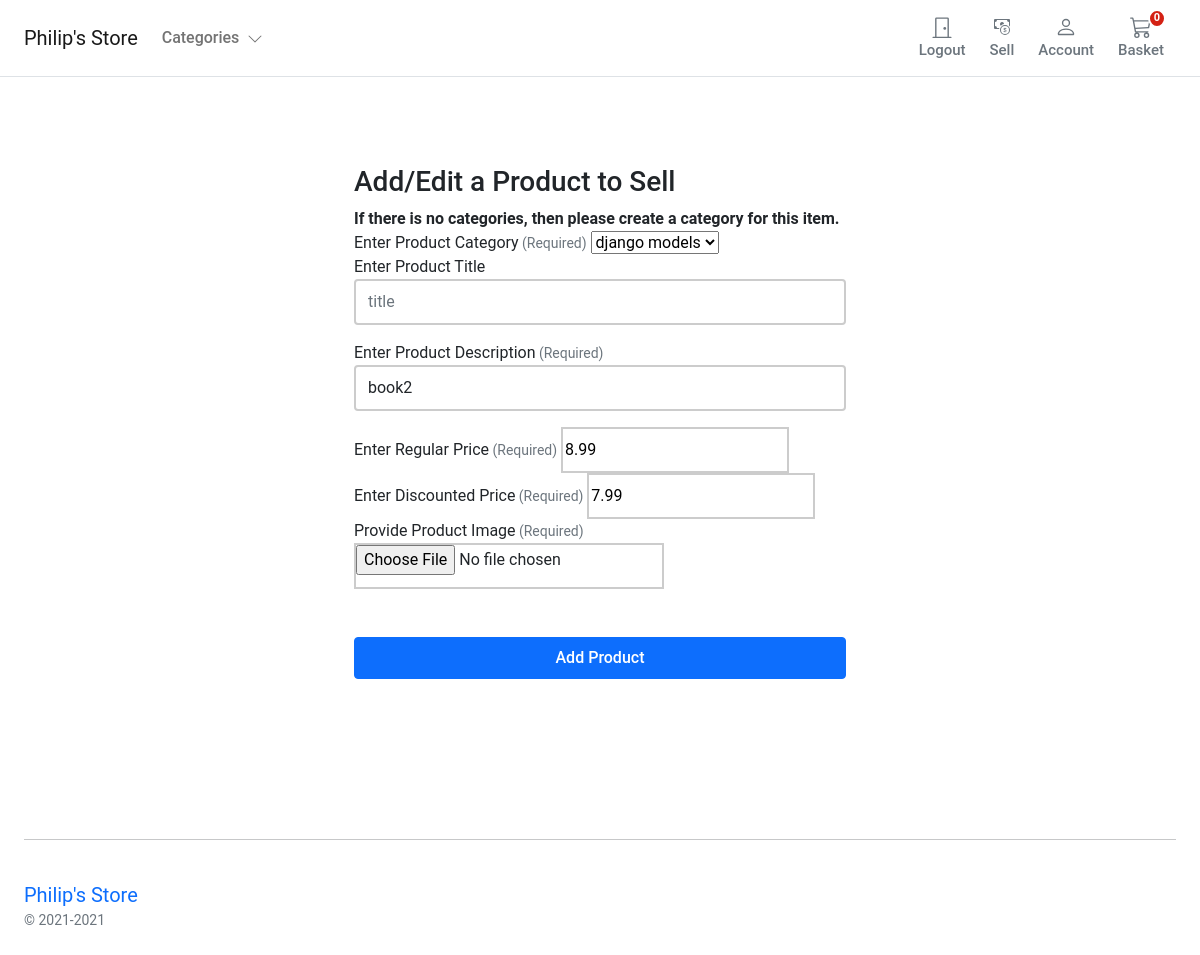
Page /inventory/edit/2/ (signed in) on the earlier database version.
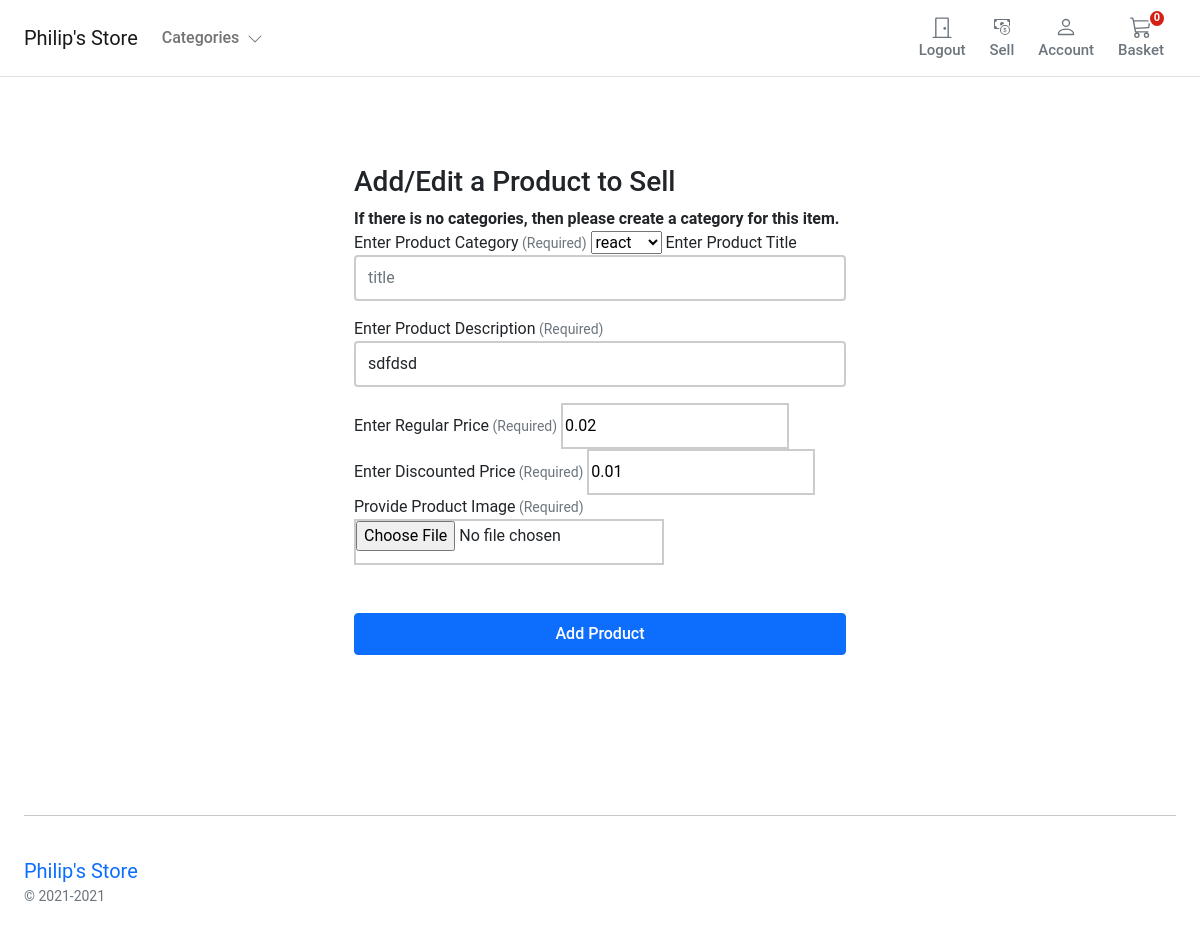
Same page on the later database version.
### store/models.py (models this page shows, shortened)
class Product(models.Model):
    category = models.ForeignKey(Category, on_delete=models.RESTRICT)
    title = models.CharField(
        verbose_name=_("title"),
        help_text=_("Required"),
        max_length=255,
    )
    description = models.TextField(verbose_name=_("description"), help_text=_("Not Required"), blank=True)
    slug = models.SlugField(max_length=255)
    regular_price = models.DecimalField(
        verbose_name=_("Regular price"),
        help_text=_("Maximum 999.99"),
        error_messages={
            "name": {
                "max_length": _("The price must be between 0 and 999.99."),
            },
        },
        max_digits=5,
        decimal_places=2,
    )
    discount_price = models.DecimalField(
        verbose_name=_("Discount price"),
        help_text=_("Maximum 999.99"),
        error_messages={
            "name": {
                "max_length": _("The price must be between 0 and 999.99."),
            },
        },
        max_digits=5,
        decimal_places=2,
    )
    is_active = models.BooleanField(
        verbose_name=_("Product visibility"),
        help_text=_("Change product visibility"),
        default=True,
    )
    created_at = models.DateTimeField(_("Created at"), auto_now_add=True, editable=False)
    updated_at = models.DateTimeField(_("Updated at"), auto_now=True)
    class Meta:
        ordering = ("-created_at",)
        verbose_name = _("Product")
        verbose_name_plural = _("Products")

### inventory/views.py (the view)
# urls.py: path('edit/<slug:id>/', views.inventory_edit, name='inventory_edit'),
def inventory_edit(request, id):
    product = get_object_or_404(Product, pk=id)
    if request.method == 'POST':
        product_add_form = ProductAddForm(request.POST, request.FILES)
        if product_add_form.is_valid():
            Product.objects.filter(pk=id).update(
                category=product_add_form.cleaned_data['category'],
                title=product_add_form.cleaned_data['title'],
                description=product_add_form.cleaned_data['description'],
                regular_price=product_add_form.cleaned_data['regular_price'],
                discount_price=product_add_form.cleaned_data['discount_price'],
            )
            ProductImage.objects.filter(product=product).filter(is_feature=True).update(is_feature=False)
            image = ProductImage.objects.create(
                product=product,
                image=product_add_form.cleaned_data['featured_image'],
                is_feature=True,
            )
            image.save()
            return render(request, 'inventory/product_added.html')
    else:
        product_add_form = ProductAddForm(instance=product)
    return render(request, 'inventory/add_product_inventory.html', {'form': product_add_form})

### basket/basket.py (called while the page is built)
    def __len__(self):
        return sum(item['qty'] for item in self.basket.values())

### basket/context_processors.py (called while the page is built)
def basket(request):
    return {'basket': Basket(request)}

### store/context_processors.py (called while the page is built)
def categories(request):
    return {
        'categories' : Category.objects.filter(level=0)
    }

### store/models.py (called while the page is built)
    def get_absolute_url(self):
        return reverse("store:category_list", args=[self.slug])

    def __str__(self):
        return self.name

### templates/inventory/add_product_inventory.html (shortened to what this page needs)
{% extends "../store/base.html" %}
{% block content %}
<div class="container-fluid">
    <div class="row no-gutter">
        <div class="col-md-12">
            <div class="login d-flex align-items-center py-5">
                <div class="container">
                    <div class="row">
                        <div class="col-12 col-lg-7  mx-auto">
                             <form name="product_form" class="account-form p-4 rounded col-lg-10 mx-auto" enctype="multipart/form-data" action="." method="post">
                                <h3 class="mb-2 font-weight-bold">Add/Edit a Product to Sell</h3>
                                <div><b>If there is no categories, then please create a category for this item.</b></div>
                                <label>{{ form.category.label}}<span class="text-muted small">
                                        (Required)</span></label>
                                {{ form.category }}
                                <label>{{ form.title.label}}</label>
                                {{ form.title }}
                                <label>{{ form.description.label}}<span class="text-muted small">
                                        (Required)</span></label>
                                {{ form.description }}
                                <label>{{ form.regular_price.label}}<span class="text-muted small">
                                        (Required)</span></label>
                                {{ form.regular_price }}
                                <label>{{ form.discount_price.label}}<span class="text-muted small">
                                        (Required)</span></label>
                                {{ form.discount_price }}
                                <label>{{ form.featured_image.label}}<span class="text-muted small">
                                        (Required)</span></label>
                                {{ form.featured_image }}
                                <button class="btn btn-primary btn-block py-2 mb-4 mt-5 fw500 w-100" type="submit">Add Product</button>
                            </form>
                        </div>
                    </div>
                </div>
            </div>
        </div>
    </div>
</div>
{% endblock %}

Differences in the rows shown:
changed Product: category "django models" → "react"; description "book2" → "sdfdsd"; regular_price "8.99" → "0.02"; discount_price "7.99" → "0.01"
